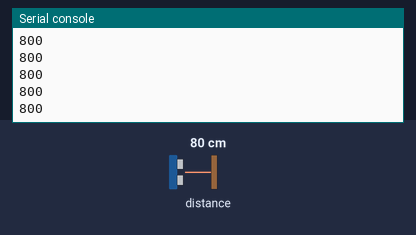
The program below on a simulated Pycom board running MicroPython. Shown: the last lines printed to the serial console. Inputs (shaded band) come from the test bench; at power-on: distance to the obstacle 80 cm. Library files of the repository ran but are not shown: VL53L0X.py.

Above: at 1.7 s.
1.8 s: distance to the obstacle set to 2 cm
At 1.93 s:
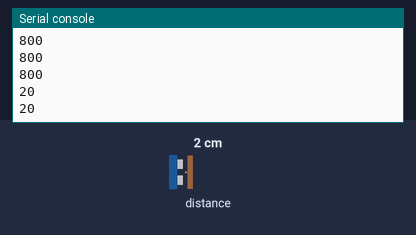
3.3 s: distance to the obstacle set to 4 cm
At 3.35 s:
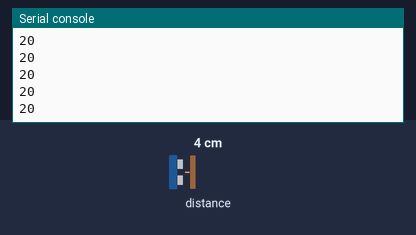
Timing chart, 0 to 6.3 s (numbered marks = the images above; inputs shaded):
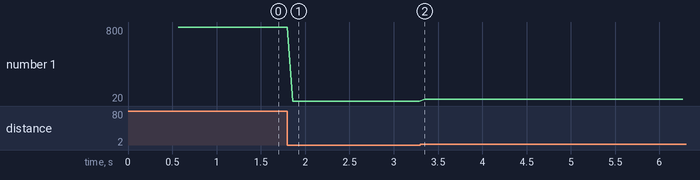

Measured:
- after the input at 1.8 s, the serial console: prints a new line after 0.06 s (image 1)
- plotted number 1: 800 → 20 after the input at 1.8 s, 20 → 40 after the input at 3.3 s

The program:

main.py
```python
import pycom
import time
from machine import Pin
from machine import I2C
import VL53L0X

i2c = I2C(0)
i2c = I2C(0, I2C.MASTER)
i2c = I2C(0, pins=('P10','P9'))
i2c.init(I2C.MASTER, baudrate=9600)

# Create a VL53L0X object
tof = VL53L0X.VL53L0X(i2c)

tof.set_Vcsel_pulse_period(tof.vcsel_period_type[0], 18)

tof.set_Vcsel_pulse_period(tof.vcsel_period_type[1], 14)


while True:
# Start ranging
    tof.start()
    tof.read()
    print(tof.read())
    tof.stop()


    #q = tof.set_signal_rate_limit(0.1)
    #
    # time.sleep(0.1)
```
